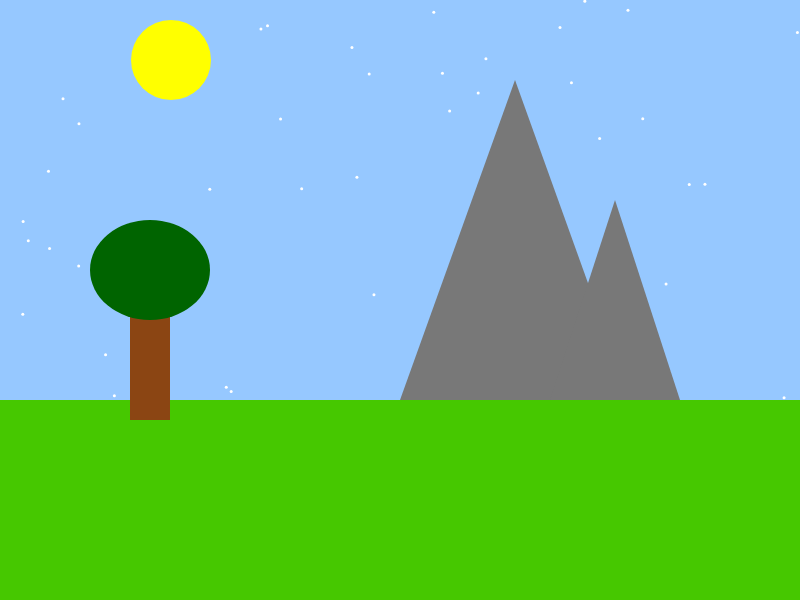
Frame 1 (no input)
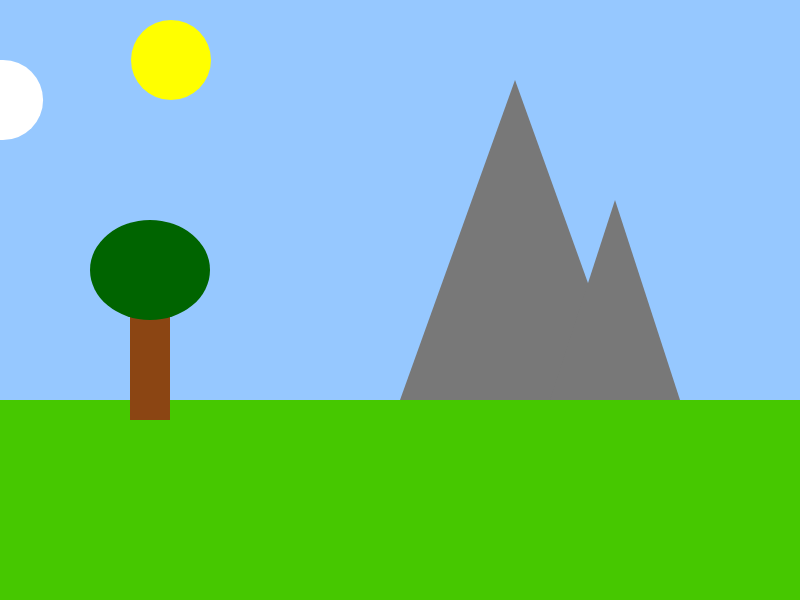
Frame 60 (no input)
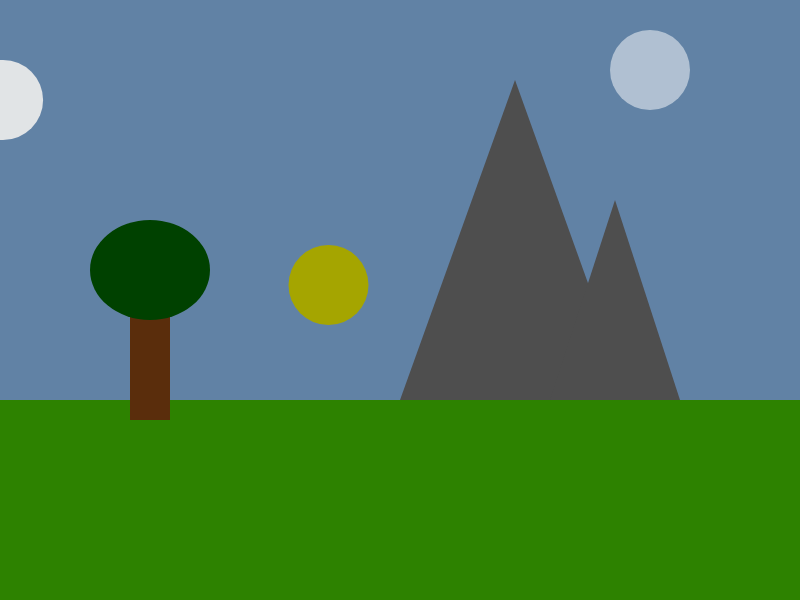
Frame 120 (the mouse pressed at the canvas centre since frame 60)

The p5.js sketch that drew these frames (run headless with seeded random() and noise() and a simulated clock; from frame 60 on, the mouse is pressed at the canvas centre):

// p5.js sketch
// ── sketch.js
/// <reference path="/Users/bgmacbook/Documents/UoL Computer Science/CM1005 - ITP1/p5.intellisense/p5.global-mode.d.ts" />

var groundHeight;
var mountain1;
var mountain2;
var cloud;
var tree;
var star;
var moon;
var sun;
var darkness;

function setup()
{
	createCanvas(800, 600);
	//set the groundHeight proportional to the canvas size
	groundHeight = (height / 3) * 2;

	//initalise the mountain objects with properties to help draw them to the canvas
	mountain1 = {
		x: 400,
		y: groundHeight,
		height: 320,
		width: 230
	};
	mountain2 = {
		x: 550,
		y: groundHeight,
		height: 200,
		width: 130
	};

	//initalise the tree object
	tree = {
		x: 150,
		y: groundHeight + 20,
		trunkWidth: 40,
		trunkHeight: 150,
		canopyWidth: 120,
		canopyHeight: 100
	};

    //initalise the sun 
	sun = {
		x: 150,
		y: 30,
		diameter: 80,
		colour: 0,
		drop: 0
	};
    
    //TASK: intialise a moon object with an extra property for brightness
	moon = {
		x: 650,
		y: 70,
		diameter: 80,
		brightness: 0
	};
	

	//set the initial darkness
	darkness = 0;

	// initialize the stars
	star = {
		x: 0,
		y: 0,
		count: 0,
		total: 50
	};

	// initialize the clouds
	cloud = {
		x:-150,
		y:100,
		rate: .9
	}


}



function draw()
{
	//TASK: update the values for the moons brightness, the sun's position and the darkness.
	//You can either map this to the mouse's location (i.e. the futher left the mouse is the more daylight) or you can just change the values gradually over time.
	moon.brightness = map(mouseX,0,width,0,255);
	darkness = map(min(mouseX,width),0,width,0,180);
	sun.drop = map(min(mouseX,width),0,width,sun.y,groundHeight+sun.diameter);

	//draw the sky
	background(150, 200, 255);
	noStroke();

	//Stars
	push();
	for (; star.count < star.total; star.count++) {
		star.x=random(0,width);
		star.y=random(0,groundHeight);
		stroke(255);
		strokeWeight(3);
		point(star.x,star.y);
	}
	pop();

	//draw the sun
	fill(255, 255, 0);
	ellipse(sun.x+sun.drop*.7, sun.y+sun.drop, sun.diameter);    
	
	//draw the ground and make it green
	fill(70, 200, 0);
	rect(0, groundHeight, width, height - groundHeight);

	//draw the mountains
	fill(120);
	triangle(mountain1.x, mountain1.y,
		mountain1.x + mountain1.width, mountain1.y,
		mountain1.x + (mountain1.width / 2), mountain1.y - mountain1.height);

	triangle(mountain2.x, mountain2.y,
		mountain2.x + mountain2.width, mountain2.y,
		mountain2.x + (mountain2.width / 2), mountain2.y - mountain2.height);
    
    //TASK: You can draw the tree yourself
	fill(139,69,19);
	rect(tree.x-tree.trunkWidth/2,tree.y-tree.trunkHeight,tree.trunkWidth,tree.trunkHeight);
	fill(0,100,0);
	ellipse(tree.x,tree.y-tree.trunkHeight,tree.canopyWidth,tree.canopyHeight);

	//TASK: make the scene dark by drawing a rectangle that covers the whole canvas.
	//Use the alpha value of fill to determine how dark to make it
	fill(0,darkness);
	rect(0,0,width,height);

    //TASK: you'll need to draw the moon too. Make sure you use brightness to adjust the colour
	fill(255,moon.brightness);
	ellipse(moon.x, moon.y, moon.diameter);
	// fill(150,200,255);
	// noStroke();
	// ellipse(moon.x-20, moon.y+10, moon.diameter);
	// fill(0,darkness);
	// ellipse(moon.x-20, moon.y+10, moon.diameter);


	//cloud
	fill(map(darkness,0,255,255,200),map(darkness,0,255,255,200));
	ellipse(cloud.x,cloud.y,100,80);
	ellipse(cloud.x+50,cloud.y-10,70,70);
	ellipse(cloud.x+100,cloud.y,80,80);
	cloud.x=cloud.x+cloud.rate;

}

function mousePressed(){
	cloud.x=-150;
}
